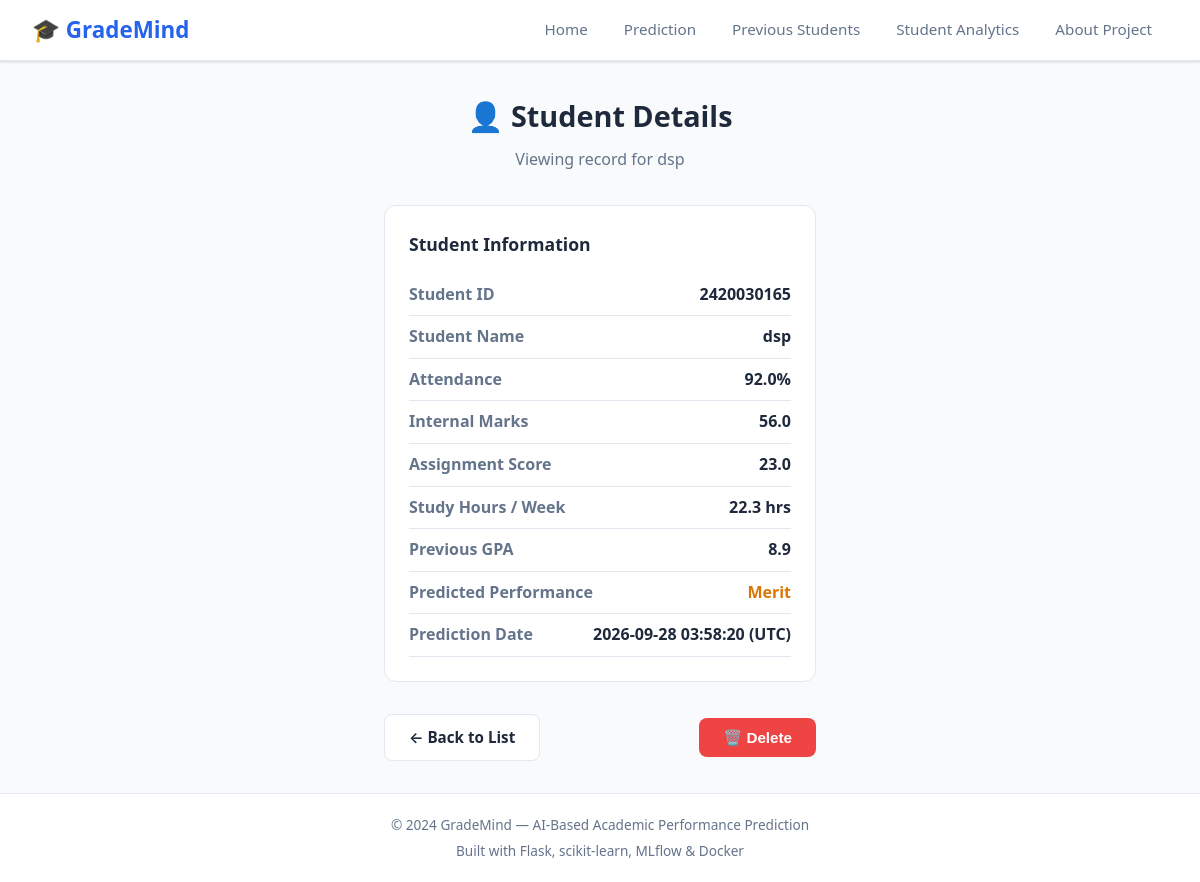
Screenshot of /students/1 with the database file from the repository.
### tables this page shows
CREATE TABLE students (
            id INTEGER PRIMARY KEY AUTOINCREMENT,
            student_id TEXT NOT NULL,
            student_name TEXT NOT NULL,
            attendance_pct REAL NOT NULL,
            internal_marks REAL NOT NULL,
            assignment_score REAL NOT NULL,
            study_hours_per_week REAL NOT NULL,
            previous_gpa REAL NOT NULL,
            predicted_grade TEXT NOT NULL,
            created_at TEXT NOT NULL
        );

### src/app.py (the view)
@app.route("/students/<int:student_id>")
def student_detail(student_id):
    student = get_student_by_id(student_id)
    if not student:
        flash("Student record not found", "warning")
        return redirect(url_for("students"))
    return render_template("student_details.html", student=student)

### src/database.py (called while the page is built)
def get_db_connection():
    if not os.path.exists(os.path.dirname(DB_PATH)):
        os.makedirs(os.path.dirname(DB_PATH), exist_ok=True)
    conn = sqlite3.connect(DB_PATH)
    conn.row_factory = sqlite3.Row
    return conn

def get_student_by_id(db_id):
    conn = get_db_connection()
    cursor = conn.cursor()
    cursor.execute('SELECT * FROM students WHERE id = ?', (db_id,))
    row = cursor.fetchone()
    conn.close()
    return dict(row) if row else None

### src/templates/student_details.html (shortened to what this page needs)
{% extends "base.html" %}
{% block content %}
<section class="page-header">
    <h1>👤 Student Details</h1>
    <p>Viewing record for {{ student.student_name }}</p>
</section>
<div class="result-container">
    <div class="input-summary" style="margin-bottom: 2rem;">
        <h3>Student Information</h3>
        <table class="summary-table">
            <tbody>
                <tr>
                    <td class="label-cell">Student ID</td>
                    <td class="value-cell">{{ student.student_id }}</td>
                </tr>
                <tr>
                    <td class="label-cell">Student Name</td>
                    <td class="value-cell">{{ student.student_name }}</td>
                </tr>
                <tr>
                    <td class="label-cell">Attendance</td>
                    <td class="value-cell">{{ student.attendance_pct }}%</td>
                </tr>
                <tr>
                    <td class="label-cell">Internal Marks</td>
                    <td class="value-cell">{{ student.internal_marks }}</td>
                </tr>
                <tr>
                    <td class="label-cell">Assignment Score</td>
                    <td class="value-cell">{{ student.assignment_score }}</td>
                </tr>
                <tr>
                    <td class="label-cell">Study Hours / Week</td>
                    <td class="value-cell">{{ student.study_hours_per_week }} hrs</td>
                </tr>
                <tr>
                    <td class="label-cell">Previous GPA</td>
                    <td class="value-cell">{{ student.previous_gpa }}</td>
                </tr>
                <tr>
                    <td class="label-cell">Predicted Performance</td>
                    <td class="value-cell">
                        <strong class="text-{{ student.predicted_grade | lower }}">
                            {{ student.predicted_grade }}
                        </strong>
                    </td>
                </tr>
                <tr>
                    <td class="label-cell">Prediction Date</td>
                    <td class="value-cell">{{ student.created_at }} (UTC)</td>
                </tr>
            </tbody>
        </table>
    </div>
    <div class="details-actions">
        <a href="{{ url_for('students') }}" class="btn btn-secondary">← Back to List</a>
        <form method="POST" action="{{ url_for('delete_student_record', db_id=student.id) }}"
              onsubmit="return confirm('Are you sure you want to delete this student record?');"
              style="display: inline-block;">
            <button type="submit" class="btn btn-danger">🗑️ Delete</button>
        </form>
    </div>
</div>
{% endblock %}

### src/static/style.css (style rules this page uses)
:root { --primary: #2563eb; --primary-dark: #1d4ed8; --primary-light: #dbeafe; --secondary: #64748b; --secondary-dark: #475569; --accent: #8b5cf6; --distinction: #059669; --distinction-light: #d1fae5; --merit: #d97706; --merit-light: #fef3c7; --pass-color: #2563eb; --pass-light: #dbeafe; --bg: #f8fafc; --bg-card: #ffffff; --text: #1e293b; --text-secondary: #64748b; --border: #e2e8f0; --shadow: 0 1px 3px rgba(0, 0, 0, 0.1), 0 1px 2px rgba(0, 0, 0, 0.06); --shadow-lg: 0 10px 15px -3px rgba(0, 0, 0, 0.1), 0 4px 6px -2px rgba(0, 0, 0, 0.05); --font: 'Segoe UI', system-ui, -apple-system, sans-serif; --font-mono: 'Consolas', 'Courier New', monospace; --radius: 8px; --radius-lg: 12px; }
* { margin: 0; padding: 0; box-sizing: border-box; }
body { font-family: var(--font); background-color: var(--bg); color: var(--text); line-height: 1.6; min-height: 100vh; display: flex; flex-direction: column; }
.btn { display: inline-block; padding: 0.65rem 1.5rem; border-radius: var(--radius); font-weight: 600; font-size: 0.95rem; text-decoration: none; border: none; cursor: pointer; transition: transform 0.15s, box-shadow 0.15s, background 0.2s; }
.btn-secondary { background: var(--bg-card); color: var(--text); border: 1px solid var(--border); }
.page-header { text-align: center; margin-bottom: 2rem; }
.page-header h1 { font-size: 1.8rem; font-weight: 700; color: var(--text); margin-bottom: 0.5rem; }
.page-header p { color: var(--text-secondary); }
.result-container { max-width: 600px; margin: 0 auto; }
.input-summary { background: var(--bg-card); padding: 1.5rem; border-radius: var(--radius-lg); border: 1px solid var(--border); margin-bottom: 1.5rem; }
.input-summary h3 { font-size: 1.1rem; margin-bottom: 1rem; color: var(--text); }
.summary-table { width: 100%; border-collapse: collapse; }
.summary-table td { padding: 0.5rem 0; border-bottom: 1px solid var(--border); }
.label-cell { font-weight: 600; color: var(--text-secondary); }
.value-cell { text-align: right; font-weight: 600; color: var(--text); }
.text-merit { color: var(--merit); }
.btn-danger { background: #ef4444; color: white; }
.details-actions { display: flex; justify-content: space-between; align-items: center; margin-top: 1rem; }

### rows the page displays
students: student_name "dsp", student_id "2420030165", attendance_pct "92.0", internal_marks "56.0", assignment_score "23.0", study_hours_per_week "22.3", previous_gpa "8.9", predicted_grade "Merit", created_at "2026-09-28 03:58:20"
